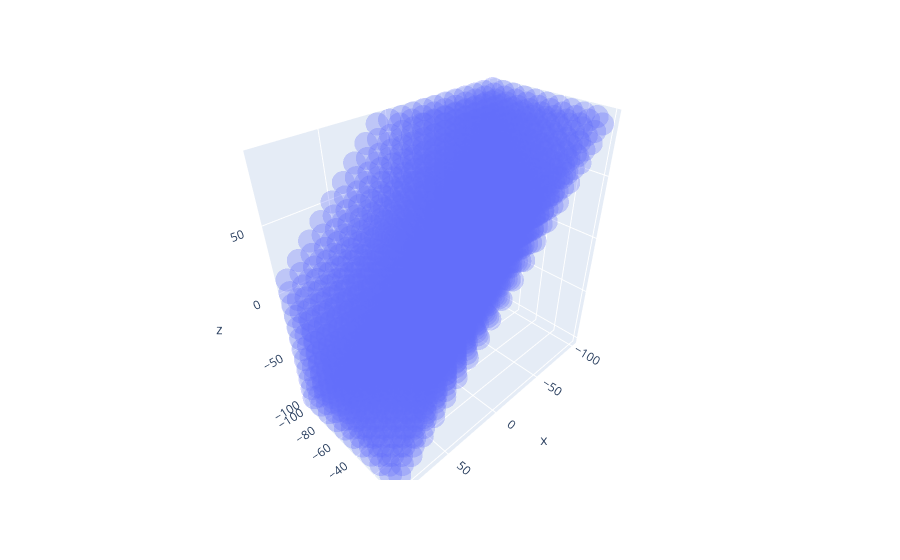

Source (notebook cell):
### Markdown cell above
## (b)

### Code cell
%matplotlib widget
import numpy

from scipy.spatial import ConvexHull

data_x = []
data_y = []
data_z = []
V = []
for z in numpy.arange(-100, 100, 10):
    for x in numpy.arange(-100, 100, 10):
        for y in numpy.arange(-100, 100, 10):
            if x+y+z <= 1  and -x + 2*y -z <= 2:
                data_x.append(x)
                data_y.append(y)
                data_z.append(z)
                V.append([x,y,z])


fig = px.scatter_3d(x=data_x, y=data_y, z=data_z, opacity=0.3)
fig.show()

### Figure 1 — Plotly figure (JSON) as saved in the notebook; plotly's stock layout.template omitted (floating-point values rounded to 4 significant figures; data arrays with more than 128 entries replaced by an {"elided": "..."} marker saying what was removed)
{"data": [{"hovertemplate": "x=%{x}<br>y=%{y}<br>z=%{z}<extra></extra>", "legendgroup": "", "marker": {"color": "#636efa", "opacity": 0.3, "symbol": "circle"}, "mode": "markers", "name": "", "scene": "scene", "showlegend": false, "type": "scatter3d", "x": {"elided": "2519 int values"}, "y": {"elided": "2519 int values"}, "z": {"elided": "2519 int values"}}], "layout": {"legend": {"tracegroupgap": 0}, "margin": {"t": 60}, "scene": {"domain": {"x": [0, 1], "y": [0, 1]}, "xaxis": {"title": {"text": "x"}}, "yaxis": {"title": {"text": "y"}}, "zaxis": {"title": {"text": "z"}}}}}
